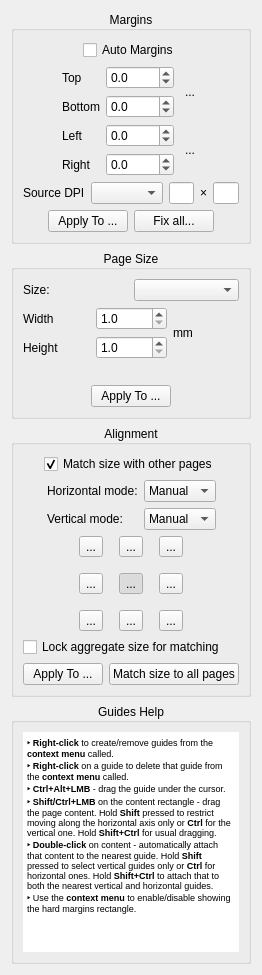
<?xml version="1.0" encoding="UTF-8"?>
<ui version="4.0">
 <class>page_layout::OptionsWidget</class>
 <widget class="QWidget" name="page_layout::OptionsWidget">
  <property name="geometry">
   <rect>
    <x>0</x>
    <y>0</y>
    <width>232</width>
    <height>804</height>
   </rect>
  </property>
  <property name="windowTitle">
   <string>Form</string>
  </property>
  <layout class="QVBoxLayout" name="verticalLayout_4">
   <item>
    <widget class="CollapsibleGroupBox" name="marginsGroup">
     <property name="title">
      <string>Margins</string>
     </property>
     <property name="alignment">
      <set>Qt::AlignCenter</set>
     </property>
     <layout class="QVBoxLayout" name="verticalLayout">
      <item>
       <layout class="QHBoxLayout" name="horizontalLayout">
        <item>
         <spacer name="horizontalSpacer_4">
          <property name="orientation">
           <enum>Qt::Horizontal</enum>
          </property>
          <property name="sizeHint" stdset="0">
           <size>
            <width>1</width>
            <height>1</height>
           </size>
          </property>
         </spacer>
        </item>
        <item>
         <widget class="QCheckBox" name="autoMargins">
          <property name="text">
           <string>Auto Margins</string>
          </property>
          <property name="checked">
           <bool>false</bool>
          </property>
         </widget>
        </item>
        <item>
         <spacer name="horizontalSpacer_2">
          <property name="orientation">
           <enum>Qt::Horizontal</enum>
          </property>
          <property name="sizeHint" stdset="0">
           <size>
            <width>1</width>
            <height>1</height>
           </size>
          </property>
         </spacer>
        </item>
       </layout>
      </item>
      <item>
       <layout class="QHBoxLayout" name="horizontalLayout_2">
        <item>
         <spacer name="horizontalSpacer_3">
          <property name="orientation">
           <enum>Qt::Horizontal</enum>
          </property>
          <property name="sizeHint" stdset="0">
           <size>
            <width>1</width>
            <height>1</height>
           </size>
          </property>
         </spacer>
        </item>
        <item>
         <layout class="QGridLayout" name="gridLayout">
          <item row="0" column="2" rowspan="2">
           <widget class="QToolButton" name="topBottomLink">
            <property name="minimumSize">
             <size>
              <width>20</width>
              <height>36</height>
             </size>
            </property>
            <property name="maximumSize">
             <size>
              <width>20</width>
              <height>36</height>
             </size>
            </property>
            <property name="styleSheet">
             <string notr="true">QToolButton:!hover {
  padding: 0;
  border: none;
  background-color: transparent;
}

QToolButton:hover {
  padding: 0;
  border: 1px solid palette(highlight);
  background-color: palette(base);
}

QToolButton:pressed {
  padding: 0;
  border: 1px solid palette(highlight);
  background-color: palette(alternative-base);
}</string>
            </property>
            <property name="text">
             <string>...</string>
            </property>
            <property name="icon">
             <iconset resource="../../../resources/resources.qrc">
              <normaloff>:/icons/stock-vchain.svg</normaloff>:/icons/stock-vchain.svg</iconset>
            </property>
            <property name="iconSize">
             <size>
              <width>18</width>
              <height>24</height>
             </size>
            </property>
           </widget>
          </item>
          <item row="0" column="0">
           <widget class="QLabel" name="label">
            <property name="text">
             <string>Top</string>
            </property>
           </widget>
          </item>
          <item row="3" column="0">
           <widget class="QLabel" name="label_4">
            <property name="text">
             <string>Right</string>
            </property>
           </widget>
          </item>
          <item row="2" column="0">
           <widget class="QLabel" name="label_3">
            <property name="text">
             <string>Left</string>
            </property>
           </widget>
          </item>
          <item row="2" column="2" rowspan="2">
           <widget class="QToolButton" name="leftRightLink">
            <property name="minimumSize">
             <size>
              <width>20</width>
              <height>36</height>
             </size>
            </property>
            <property name="maximumSize">
             <size>
              <width>20</width>
              <height>36</height>
             </size>
            </property>
            <property name="styleSheet">
             <string notr="true">QToolButton:!hover {
  padding: 0;
  border: none;
  background-color: transparent;
}

QToolButton:hover {
  padding: 0;
  border: 1px solid palette(highlight);
  background-color: palette(base);
}

QToolButton:pressed {
  padding: 0;
  border: 1px solid palette(highlight);
  background-color: palette(alternative-base);
}</string>
            </property>
            <property name="text">
             <string>...</string>
            </property>
            <property name="icon">
             <iconset resource="../../../resources/resources.qrc">
              <normaloff>:/icons/stock-vchain.svg</normaloff>:/icons/stock-vchain.svg</iconset>
            </property>
            <property name="iconSize">
             <size>
              <width>18</width>
              <height>24</height>
             </size>
            </property>
            <property name="checked">
             <bool>false</bool>
            </property>
           </widget>
          </item>
          <item row="0" column="1">
           <widget class="QDoubleSpinBox" name="topMarginSpinBox">
            <property name="decimals">
             <number>1</number>
            </property>
            <property name="minimum">
             <double>-9999.000000000000000</double>
            </property>
            <property name="maximum">
             <double>9999.000000000000000</double>
            </property>
           </widget>
          </item>
          <item row="1" column="1">
           <widget class="QDoubleSpinBox" name="bottomMarginSpinBox">
            <property name="decimals">
             <number>1</number>
            </property>
            <property name="minimum">
             <double>-9999.000000000000000</double>
            </property>
            <property name="maximum">
             <double>9999.000000000000000</double>
            </property>
           </widget>
          </item>
          <item row="2" column="1">
           <widget class="QDoubleSpinBox" name="leftMarginSpinBox">
            <property name="decimals">
             <number>1</number>
            </property>
            <property name="minimum">
             <double>-9999.000000000000000</double>
            </property>
            <property name="maximum">
             <double>9999.000000000000000</double>
            </property>
           </widget>
          </item>
          <item row="1" column="0">
           <widget class="QLabel" name="label_2">
            <property name="text">
             <string>Bottom</string>
            </property>
           </widget>
          </item>
          <item row="3" column="1">
           <widget class="QDoubleSpinBox" name="rightMarginSpinBox">
            <property name="decimals">
             <number>1</number>
            </property>
            <property name="minimum">
             <double>-9999.000000000000000</double>
            </property>
            <property name="maximum">
             <double>9999.000000000000000</double>
            </property>
           </widget>
          </item>
         </layout>
        </item>
        <item>
         <spacer name="horizontalSpacer">
          <property name="orientation">
           <enum>Qt::Horizontal</enum>
          </property>
          <property name="sizeHint" stdset="0">
           <size>
            <width>1</width>
            <height>1</height>
           </size>
          </property>
         </spacer>
        </item>
       </layout>
      </item>
      <item>
       <layout class="QHBoxLayout" name="sourceDpiLayout">
        <item>
         <widget class="QLabel" name="sourceDpiLabel">
          <property name="text">
           <string>Source DPI</string>
          </property>
         </widget>
        </item>
        <item>
         <widget class="QComboBox" name="sourceDpiCombo"/>
        </item>
        <item>
         <widget class="QLineEdit" name="sourceXDpi">
          <property name="maximumSize">
           <size>
            <width>40</width>
            <height>16777215</height>
           </size>
          </property>
         </widget>
        </item>
        <item>
         <widget class="QLabel" name="sourceDpiTimesLabel">
          <property name="text">
           <string notr="true">×</string>
          </property>
         </widget>
        </item>
        <item>
         <widget class="QLineEdit" name="sourceYDpi">
          <property name="maximumSize">
           <size>
            <width>40</width>
            <height>16777215</height>
           </size>
          </property>
         </widget>
        </item>
       </layout>
      </item>
      <item>
       <layout class="QHBoxLayout" name="horizontalLayout_5">
        <item>
         <spacer name="horizontalSpacer_9">
          <property name="orientation">
           <enum>Qt::Horizontal</enum>
          </property>
          <property name="sizeHint" stdset="0">
           <size>
            <width>1</width>
            <height>1</height>
           </size>
          </property>
         </spacer>
        </item>
        <item>
         <widget class="QPushButton" name="applyMarginsBtn">
          <property name="text">
           <string>Apply To ...</string>
          </property>
         </widget>
        </item>
        <item>
         <widget class="QPushButton" name="fixDpiBtn">
          <property name="text">
           <string>Fix all...</string>
          </property>
         </widget>
        </item>
        <item>
         <spacer name="horizontalSpacer_10">
          <property name="orientation">
           <enum>Qt::Horizontal</enum>
          </property>
          <property name="sizeHint" stdset="0">
           <size>
            <width>1</width>
            <height>1</height>
           </size>
          </property>
         </spacer>
        </item>
       </layout>
      </item>
     </layout>
    </widget>
   </item>
   <item>
    <widget class="CollapsibleGroupBox" name="pageSizeGroup">
     <property name="title">
      <string>Page Size</string>
     </property>
     <property name="alignment">
      <set>Qt::AlignCenter</set>
     </property>
     <layout class="QVBoxLayout" name="pageSizeLayout">
      <item>
       <layout class="QHBoxLayout" name="pageSizeModeLayout">
        <item>
         <widget class="QLabel" name="pageSizeModeLabel">
          <property name="text">
           <string>Size:</string>
          </property>
         </widget>
        </item>
        <item>
         <widget class="QComboBox" name="pageSizeModeCombo"/>
        </item>
       </layout>
      </item>
      <item>
       <layout class="QGridLayout" name="customPageSizeLayout">
        <item row="0" column="0">
         <widget class="QLabel" name="customPageWidthLabel">
          <property name="text">
           <string>Width</string>
          </property>
         </widget>
        </item>
        <item row="0" column="1">
         <widget class="QDoubleSpinBox" name="customPageWidthSpinBox">
          <property name="decimals">
           <number>1</number>
          </property>
          <property name="minimum">
           <double>1.000000000000000</double>
          </property>
          <property name="maximum">
           <double>99999.000000000000000</double>
          </property>
         </widget>
        </item>
        <item row="1" column="0">
         <widget class="QLabel" name="customPageHeightLabel">
          <property name="text">
           <string>Height</string>
          </property>
         </widget>
        </item>
        <item row="1" column="1">
         <widget class="QDoubleSpinBox" name="customPageHeightSpinBox">
          <property name="decimals">
           <number>1</number>
          </property>
          <property name="minimum">
           <double>1.000000000000000</double>
          </property>
          <property name="maximum">
           <double>99999.000000000000000</double>
          </property>
         </widget>
        </item>
        <item row="0" column="2" rowspan="2">
         <widget class="QLabel" name="customPageSizeUnitsLabel">
          <property name="text">
           <string>mm</string>
          </property>
         </widget>
        </item>
       </layout>
      </item>
      <item>
       <widget class="QLabel" name="pageSizeStatusLabel">
        <property name="text">
         <string/>
        </property>
        <property name="wordWrap">
         <bool>true</bool>
        </property>
       </widget>
      </item>
      <item>
       <layout class="QHBoxLayout" name="applyPageSizeLayout">
        <item>
         <spacer name="pageSizeLeftSpacer">
          <property name="orientation">
           <enum>Qt::Horizontal</enum>
          </property>
          <property name="sizeHint" stdset="0">
           <size>
            <width>1</width>
            <height>1</height>
           </size>
          </property>
         </spacer>
        </item>
        <item>
         <widget class="QPushButton" name="applyPageSizeBtn">
          <property name="text">
           <string>Apply To ...</string>
          </property>
         </widget>
        </item>
        <item>
         <spacer name="pageSizeRightSpacer">
          <property name="orientation">
           <enum>Qt::Horizontal</enum>
          </property>
          <property name="sizeHint" stdset="0">
           <size>
            <width>1</width>
            <height>1</height>
           </size>
          </property>
         </spacer>
        </item>
       </layout>
      </item>
     </layout>
    </widget>
   </item>
   <item>
    <widget class="CollapsibleGroupBox" name="alignmentGroup">
     <property name="title">
      <string>Alignment</string>
     </property>
     <property name="alignment">
      <set>Qt::AlignCenter</set>
     </property>
     <layout class="QVBoxLayout" name="verticalLayout_2">
      <property name="topMargin">
       <number>9</number>
      </property>
      <property name="rightMargin">
       <number>9</number>
      </property>
      <item>
       <layout class="QHBoxLayout" name="horizontalLayout_7">
        <item>
         <spacer name="horizontalSpacer_7">
          <property name="orientation">
           <enum>Qt::Horizontal</enum>
          </property>
          <property name="sizeHint" stdset="0">
           <size>
            <width>1</width>
            <height>1</height>
           </size>
          </property>
         </spacer>
        </item>
        <item>
         <widget class="QCheckBox" name="alignWithOthersCB">
          <property name="text">
           <string>Match size with other pages</string>
          </property>
          <property name="checked">
           <bool>true</bool>
          </property>
         </widget>
        </item>
        <item>
         <spacer name="horizontalSpacer_8">
          <property name="orientation">
           <enum>Qt::Horizontal</enum>
          </property>
          <property name="sizeHint" stdset="0">
           <size>
            <width>1</width>
            <height>1</height>
           </size>
          </property>
         </spacer>
        </item>
       </layout>
      </item>
      <item>
       <layout class="QHBoxLayout" name="horizontalLayout_9">
        <item>
         <spacer name="horizontalSpacer_17">
          <property name="orientation">
           <enum>Qt::Horizontal</enum>
          </property>
          <property name="sizeHint" stdset="0">
           <size>
            <width>1</width>
            <height>1</height>
           </size>
          </property>
         </spacer>
        </item>
        <item>
         <layout class="QGridLayout" name="gridLayout_3">
          <item row="0" column="0">
           <widget class="QLabel" name="hAlignmentModeLabel">
            <property name="text">
             <string>Horizontal mode:</string>
            </property>
           </widget>
          </item>
          <item row="1" column="0">
           <widget class="QLabel" name="vAlignmentModeLabel">
            <property name="text">
             <string>Vertical mode:</string>
            </property>
           </widget>
          </item>
          <item row="0" column="1">
           <widget class="QComboBox" name="hAlignmentModeCB">
            <property name="currentIndex">
             <number>1</number>
            </property>
            <item>
             <property name="text">
              <string comment="auto">Auto</string>
             </property>
            </item>
            <item>
             <property name="text">
              <string comment="manual">Manual</string>
             </property>
            </item>
            <item>
             <property name="text">
              <string comment="original">Original</string>
             </property>
            </item>
           </widget>
          </item>
          <item row="1" column="1">
           <widget class="QComboBox" name="vAlignmentModeCB">
            <property name="currentIndex">
             <number>1</number>
            </property>
            <item>
             <property name="text">
              <string comment="auto">Auto</string>
             </property>
            </item>
            <item>
             <property name="text">
              <string comment="manual">Manual</string>
             </property>
            </item>
            <item>
             <property name="text">
              <string comment="original">Original</string>
             </property>
            </item>
           </widget>
          </item>
         </layout>
        </item>
        <item>
         <spacer name="horizontalSpacer_18">
          <property name="orientation">
           <enum>Qt::Horizontal</enum>
          </property>
          <property name="sizeHint" stdset="0">
           <size>
            <width>1</width>
            <height>1</height>
           </size>
          </property>
         </spacer>
        </item>
       </layout>
      </item>
      <item>
       <layout class="QHBoxLayout" name="horizontalLayout_4">
        <item>
         <spacer name="horizontalSpacer_6">
          <property name="orientation">
           <enum>Qt::Horizontal</enum>
          </property>
          <property name="sizeHint" stdset="0">
           <size>
            <width>1</width>
            <height>1</height>
           </size>
          </property>
         </spacer>
        </item>
        <item>
         <layout class="QGridLayout" name="gridLayout_2">
          <property name="spacing">
           <number>16</number>
          </property>
          <item row="0" column="0">
           <widget class="QToolButton" name="alignTopLeftBtn">
            <property name="text">
             <string>...</string>
            </property>
            <property name="icon">
             <iconset resource="../../../resources/resources.qrc">
              <normaloff>:/icons/stock-gravity-north-west.svg</normaloff>:/icons/stock-gravity-north-west.svg</iconset>
            </property>
            <property name="iconSize">
             <size>
              <width>24</width>
              <height>24</height>
             </size>
            </property>
            <property name="checkable">
             <bool>true</bool>
            </property>
            <property name="autoExclusive">
             <bool>true</bool>
            </property>
           </widget>
          </item>
          <item row="0" column="1">
           <widget class="QToolButton" name="alignTopBtn">
            <property name="text">
             <string>...</string>
            </property>
            <property name="icon">
             <iconset resource="../../../resources/resources.qrc">
              <normaloff>:/icons/stock-gravity-north.svg</normaloff>:/icons/stock-gravity-north.svg</iconset>
            </property>
            <property name="iconSize">
             <size>
              <width>24</width>
              <height>24</height>
             </size>
            </property>
            <property name="checkable">
             <bool>true</bool>
            </property>
            <property name="autoExclusive">
             <bool>true</bool>
            </property>
           </widget>
          </item>
          <item row="0" column="2">
           <widget class="QToolButton" name="alignTopRightBtn">
            <property name="text">
             <string>...</string>
            </property>
            <property name="icon">
             <iconset resource="../../../resources/resources.qrc">
              <normaloff>:/icons/stock-gravity-north-east.svg</normaloff>:/icons/stock-gravity-north-east.svg</iconset>
            </property>
            <property name="iconSize">
             <size>
              <width>24</width>
              <height>24</height>
             </size>
            </property>
            <property name="checkable">
             <bool>true</bool>
            </property>
            <property name="autoExclusive">
             <bool>true</bool>
            </property>
           </widget>
          </item>
          <item row="1" column="0">
           <widget class="QToolButton" name="alignLeftBtn">
            <property name="text">
             <string>...</string>
            </property>
            <property name="icon">
             <iconset resource="../../../resources/resources.qrc">
              <normaloff>:/icons/stock-gravity-west.svg</normaloff>:/icons/stock-gravity-west.svg</iconset>
            </property>
            <property name="iconSize">
             <size>
              <width>24</width>
              <height>24</height>
             </size>
            </property>
            <property name="checkable">
             <bool>true</bool>
            </property>
            <property name="autoExclusive">
             <bool>true</bool>
            </property>
           </widget>
          </item>
          <item row="1" column="1">
           <widget class="QToolButton" name="alignCenterBtn">
            <property name="text">
             <string>...</string>
            </property>
            <property name="icon">
             <iconset resource="../../../resources/resources.qrc">
              <normaloff>:/icons/stock-center.svg</normaloff>:/icons/stock-center.svg</iconset>
            </property>
            <property name="iconSize">
             <size>
              <width>24</width>
              <height>24</height>
             </size>
            </property>
            <property name="checkable">
             <bool>true</bool>
            </property>
            <property name="checked">
             <bool>true</bool>
            </property>
            <property name="autoExclusive">
             <bool>true</bool>
            </property>
           </widget>
          </item>
          <item row="1" column="2">
           <widget class="QToolButton" name="alignRightBtn">
            <property name="text">
             <string>...</string>
            </property>
            <property name="icon">
             <iconset resource="../../../resources/resources.qrc">
              <normaloff>:/icons/stock-gravity-east.svg</normaloff>:/icons/stock-gravity-east.svg</iconset>
            </property>
            <property name="iconSize">
             <size>
              <width>24</width>
              <height>24</height>
             </size>
            </property>
            <property name="checkable">
             <bool>true</bool>
            </property>
            <property name="autoExclusive">
             <bool>true</bool>
            </property>
           </widget>
          </item>
          <item row="2" column="0">
           <widget class="QToolButton" name="alignBottomLeftBtn">
            <property name="text">
             <string>...</string>
            </property>
            <property name="icon">
             <iconset resource="../../../resources/resources.qrc">
              <normaloff>:/icons/stock-gravity-south-west.svg</normaloff>:/icons/stock-gravity-south-west.svg</iconset>
            </property>
            <property name="iconSize">
             <size>
              <width>24</width>
              <height>24</height>
             </size>
            </property>
            <property name="checkable">
             <bool>true</bool>
            </property>
            <property name="autoExclusive">
             <bool>true</bool>
            </property>
           </widget>
          </item>
          <item row="2" column="1">
           <widget class="QToolButton" name="alignBottomBtn">
            <property name="text">
             <string>...</string>
            </property>
            <property name="icon">
             <iconset resource="../../../resources/resources.qrc">
              <normaloff>:/icons/stock-gravity-south.svg</normaloff>:/icons/stock-gravity-south.svg</iconset>
            </property>
            <property name="iconSize">
             <size>
              <width>24</width>
              <height>24</height>
             </size>
            </property>
            <property name="checkable">
             <bool>true</bool>
            </property>
            <property name="autoExclusive">
             <bool>true</bool>
            </property>
           </widget>
          </item>
          <item row="2" column="2">
           <widget class="QToolButton" name="alignBottomRightBtn">
            <property name="text">
             <string>...</string>
            </property>
            <property name="icon">
             <iconset resource="../../../resources/resources.qrc">
              <normaloff>:/icons/stock-gravity-south-east.svg</normaloff>:/icons/stock-gravity-south-east.svg</iconset>
            </property>
            <property name="iconSize">
             <size>
              <width>24</width>
              <height>24</height>
             </size>
            </property>
            <property name="checkable">
             <bool>true</bool>
            </property>
            <property name="autoExclusive">
             <bool>true</bool>
            </property>
           </widget>
          </item>
         </layout>
        </item>
        <item>
         <spacer name="horizontalSpacer_5">
          <property name="orientation">
           <enum>Qt::Horizontal</enum>
          </property>
          <property name="sizeHint" stdset="0">
           <size>
            <width>1</width>
            <height>1</height>
           </size>
          </property>
         </spacer>
        </item>
       </layout>
      </item>
      <item>
       <widget class="QCheckBox" name="freezeAggregateHardSizeCb">
        <property name="toolTip">
         <string>Keep the aggregate page size used for matching fixed while you switch pages, so the reference dimensions do not jump.</string>
        </property>
        <property name="text">
         <string>Lock aggregate size for matching</string>
        </property>
       </widget>
      </item>
      <item>
       <layout class="QHBoxLayout" name="horizontalLayout_6">
        <item>
         <spacer name="horizontalSpacer_11">
          <property name="orientation">
           <enum>Qt::Horizontal</enum>
          </property>
          <property name="sizeHint" stdset="0">
           <size>
            <width>1</width>
            <height>1</height>
           </size>
          </property>
         </spacer>
        </item>
        <item>
         <widget class="QPushButton" name="applyAlignmentBtn">
          <property name="text">
           <string>Apply To ...</string>
          </property>
         </widget>
        </item>
        <item>
         <widget class="QPushButton" name="matchSizeToAllBtn">
          <property name="text">
           <string>Match size to all pages</string>
          </property>
          <property name="toolTip">
           <string>Apply &quot;Match size with other pages&quot; to every page so they all share the same output size.</string>
          </property>
         </widget>
        </item>
        <item>
         <spacer name="horizontalSpacer_12">
          <property name="orientation">
           <enum>Qt::Horizontal</enum>
          </property>
          <property name="sizeHint" stdset="0">
           <size>
            <width>1</width>
            <height>1</height>
           </size>
          </property>
         </spacer>
        </item>
       </layout>
      </item>
     </layout>
    </widget>
   </item>
   <item>
    <widget class="CollapsibleGroupBox" name="groupBox">
     <property name="sizePolicy">
      <sizepolicy hsizetype="Preferred" vsizetype="Preferred">
       <horstretch>0</horstretch>
       <verstretch>0</verstretch>
      </sizepolicy>
     </property>
     <property name="title">
      <string>Guides Help</string>
     </property>
     <property name="alignment">
      <set>Qt::AlignCenter</set>
     </property>
     <layout class="QVBoxLayout" name="verticalLayout_6">
      <property name="sizeConstraint">
       <enum>QLayout::SetDefaultConstraint</enum>
      </property>
      <item>
       <widget class="QTextBrowser" name="textBrowser">
        <property name="sizePolicy">
         <sizepolicy hsizetype="Expanding" vsizetype="Expanding">
          <horstretch>0</horstretch>
          <verstretch>0</verstretch>
         </sizepolicy>
        </property>
        <property name="minimumSize">
         <size>
          <width>0</width>
          <height>220</height>
         </size>
        </property>
        <property name="baseSize">
         <size>
          <width>0</width>
          <height>0</height>
         </size>
        </property>
        <property name="acceptDrops">
         <bool>false</bool>
        </property>
        <property name="toolTip">
         <string/>
        </property>
        <property name="toolTipDuration">
         <number>-1</number>
        </property>
        <property name="statusTip">
         <string/>
        </property>
        <property name="autoFillBackground">
         <bool>false</bool>
        </property>
        <property name="frameShape">
         <enum>QFrame::NoFrame</enum>
        </property>
        <property name="frameShadow">
         <enum>QFrame::Plain</enum>
        </property>
        <property name="verticalScrollBarPolicy">
         <enum>Qt::ScrollBarAlwaysOff</enum>
        </property>
        <property name="horizontalScrollBarPolicy">
         <enum>Qt::ScrollBarAlwaysOff</enum>
        </property>
        <property name="sizeAdjustPolicy">
         <enum>QAbstractScrollArea::AdjustToContentsOnFirstShow</enum>
        </property>
        <property name="autoFormatting">
         <set>QTextEdit::AutoNone</set>
        </property>
        <property name="lineWrapMode">
         <enum>QTextEdit::WidgetWidth</enum>
        </property>
        <property name="readOnly">
         <bool>true</bool>
        </property>
        <property name="html">
         <string>&lt;!DOCTYPE HTML PUBLIC &quot;-//W3C//DTD HTML 4.0//EN&quot; &quot;http://www.w3.org/TR/REC-html40/strict.dtd&quot;&gt;
&lt;html&gt;&lt;head&gt;&lt;meta name=&quot;qrichtext&quot; content=&quot;1&quot; /&gt;&lt;style type=&quot;text/css&quot;&gt;
p, li { white-space: pre-wrap; }
&lt;/style&gt;&lt;/head&gt;&lt;body style=&quot; font-family:'MS Shell Dlg 2'; font-size:8.25pt; font-weight:400; font-style:normal;&quot;&gt;
&lt;p style=&quot; margin-top:0px; margin-bottom:0px; margin-left:0px; margin-right:0px; -qt-block-indent:0; text-indent:0px;&quot;&gt;&lt;span style=&quot; font-size:7pt; font-weight:600;&quot;&gt;‣ Right-click&lt;/span&gt;&lt;span style=&quot; font-size:7pt;&quot;&gt; to create/remove guides from the &lt;/span&gt;&lt;span style=&quot; font-size:7pt; font-weight:600;&quot;&gt;context menu&lt;/span&gt;&lt;span style=&quot; font-size:7pt;&quot;&gt; called.&lt;/span&gt;&lt;/p&gt;
&lt;p style=&quot; margin-top:0px; margin-bottom:0px; margin-left:0px; margin-right:0px; -qt-block-indent:0; text-indent:0px;&quot;&gt;&lt;span style=&quot; font-size:7pt; font-weight:600;&quot;&gt;‣ Right-click&lt;/span&gt;&lt;span style=&quot; font-size:7pt;&quot;&gt; on a guide to delete that guide from the &lt;/span&gt;&lt;span style=&quot; font-size:7pt; font-weight:600;&quot;&gt;context menu&lt;/span&gt;&lt;span style=&quot; font-size:7pt;&quot;&gt; called.&lt;/span&gt;&lt;/p&gt;
&lt;p style=&quot; margin-top:0px; margin-bottom:0px; margin-left:0px; margin-right:0px; -qt-block-indent:0; text-indent:0px;&quot;&gt;&lt;span style=&quot; font-size:7pt; font-weight:600;&quot;&gt;‣ Ctrl+Alt+LMB&lt;/span&gt;&lt;span style=&quot; font-size:7pt;&quot;&gt; - drag the guide under the cursor.&lt;/span&gt;&lt;/p&gt;
&lt;p style=&quot; margin-top:0px; margin-bottom:0px; margin-left:0px; margin-right:0px; -qt-block-indent:0; text-indent:0px;&quot;&gt;&lt;span style=&quot; font-size:7pt; font-weight:600;&quot;&gt;‣ Shift/Ctrl+LMB&lt;/span&gt;&lt;span style=&quot; font-size:7pt;&quot;&gt; on the content rectangle - drag the page content. Hold &lt;/span&gt;&lt;span style=&quot; font-size:7pt; font-weight:600;&quot;&gt;Shift&lt;/span&gt;&lt;span style=&quot; font-size:7pt;&quot;&gt; pressed to restrict moving along the horizontal axis only or &lt;/span&gt;&lt;span style=&quot; font-size:7pt; font-weight:600;&quot;&gt;Ctrl&lt;/span&gt;&lt;span style=&quot; font-size:7pt;&quot;&gt; for the vertical one. Hold &lt;/span&gt;&lt;span style=&quot; font-size:7pt; font-weight:600;&quot;&gt;Shift+Ctrl&lt;/span&gt;&lt;span style=&quot; font-size:7pt;&quot;&gt; for usual dragging.&lt;/span&gt;&lt;/p&gt;
&lt;p style=&quot; margin-top:0px; margin-bottom:0px; margin-left:0px; margin-right:0px; -qt-block-indent:0; text-indent:0px;&quot;&gt;&lt;span style=&quot; font-size:7pt; font-weight:600;&quot;&gt;‣ Double-click&lt;/span&gt;&lt;span style=&quot; font-size:7pt;&quot;&gt; on content - automatically attach that content to the nearest guide. Hold &lt;/span&gt;&lt;span style=&quot; font-size:7pt; font-weight:600;&quot;&gt;Shift&lt;/span&gt;&lt;span style=&quot; font-size:7pt;&quot;&gt; pressed to select vertical guides only or &lt;/span&gt;&lt;span style=&quot; font-size:7pt; font-weight:600;&quot;&gt;Ctrl&lt;/span&gt;&lt;span style=&quot; font-size:7pt;&quot;&gt; for horizontal ones. Hold &lt;/span&gt;&lt;span style=&quot; font-size:7pt; font-weight:600;&quot;&gt;Shift+Ctrl&lt;/span&gt;&lt;span style=&quot; font-size:7pt;&quot;&gt; to attach that to both the nearest vertical and horizontal guides.&lt;/span&gt;&lt;/p&gt;
&lt;p style=&quot; margin-top:0px; margin-bottom:0px; margin-left:0px; margin-right:0px; -qt-block-indent:0; text-indent:0px;&quot;&gt;&lt;span style=&quot; font-size:7pt; font-weight:600;&quot;&gt;‣&lt;/span&gt;&lt;span style=&quot; font-size:7pt;&quot;&gt; Use the &lt;/span&gt;&lt;span style=&quot; font-size:7pt; font-weight:600;&quot;&gt;context menu&lt;/span&gt;&lt;span style=&quot; font-size:7pt;&quot;&gt; to enable/disable showing the hard margins rectangle.&lt;/span&gt;&lt;/p&gt;&lt;/body&gt;&lt;/html&gt;</string>
        </property>
        <property name="textInteractionFlags">
         <set>Qt::TextSelectableByKeyboard|Qt::TextSelectableByMouse</set>
        </property>
       </widget>
      </item>
     </layout>
    </widget>
   </item>
   <item>
    <spacer name="verticalSpacer">
     <property name="orientation">
      <enum>Qt::Vertical</enum>
     </property>
     <property name="sizeHint" stdset="0">
      <size>
       <width>188</width>
       <height>11</height>
      </size>
     </property>
    </spacer>
   </item>
  </layout>
 </widget>
 <customwidgets>
  <customwidget>
   <class>CollapsibleGroupBox</class>
   <extends>QGroupBox</extends>
   <header location="global">CollapsibleGroupBox.h</header>
   <container>1</container>
  </customwidget>
 </customwidgets>
 <resources>
  <include location="../../../resources/resources.qrc"/>
 </resources>
 <connections/>
</ui>
